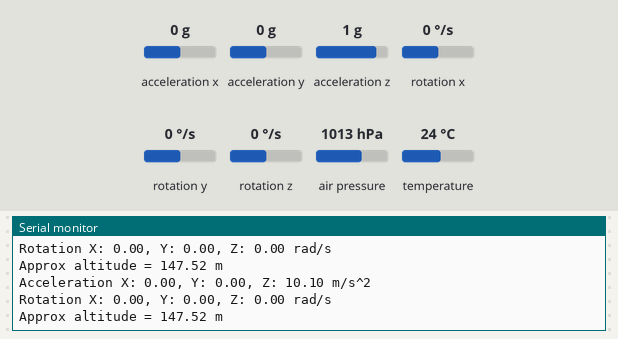
A sketch run on a simulated Arduino Leonardo, built with avr-gcc and run on an emulated ATmega32U4. Parts: the last lines printed to the serial monitor. Inputs (shaded band) come from the test bench; at power-on: acceleration x 0 g, acceleration y 0 g, acceleration z 1 g, rotation x 0 °/s, rotation y 0 °/s, rotation z 0 °/s, air pressure 1013 hPa, temperature 24 °C.

Above: at 6.3 s.
6.4 s: acceleration x set to -1.4 g
At 6.6 s:
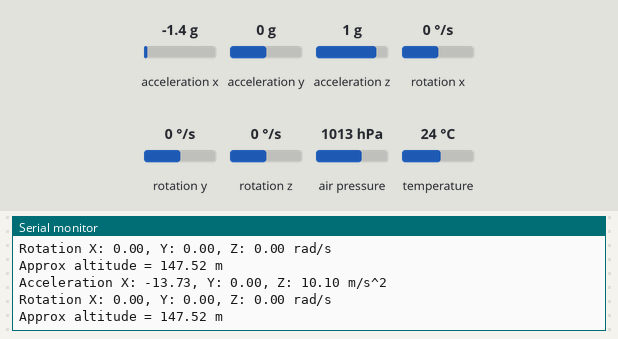
7.9 s: acceleration y set to -1.4 g
At 8.07 s:
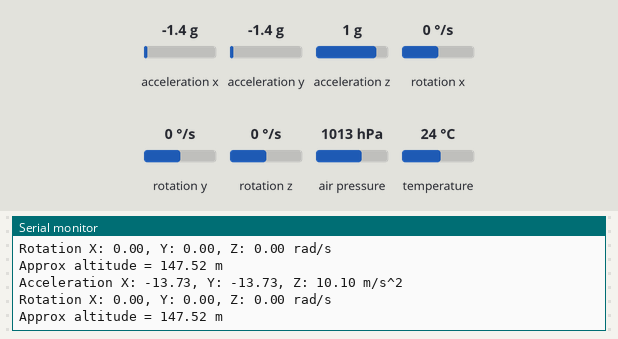
9.4 s: acceleration z set to -1.4 g
At 9.74 s:
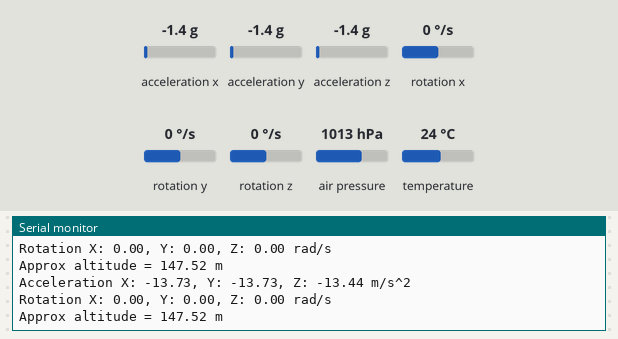
10.9 s: rotation x set to -192 °/s
At 11.21 s:
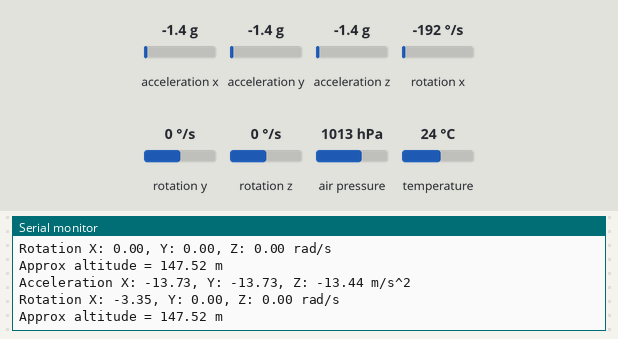
12.4 s: rotation y set to -192 °/s
At 12.67 s:
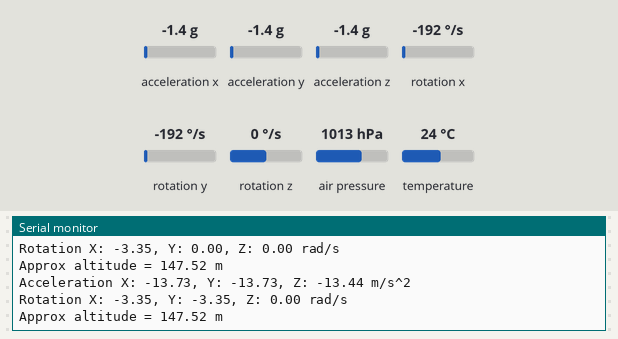

The sketch:

calisan_mpu6050_bmp280.ino
```cpp
// Basic demo for accelerometer readings from Adafruit MPU6050

#include <Adafruit_MPU6050.h>
#include <Adafruit_Sensor.h>
#include <Wire.h>
#include <SPI.h>
#include <Adafruit_BMP280.h>

#define BMP_SCK  (13)
#define BMP_MISO (12)
#define BMP_MOSI (11)
#define BMP_CS   (10)

Adafruit_MPU6050 mpu;
Adafruit_BMP280 bmp; // I2C

  float axOffset = 0, ayOffset = 0, azOffset = 0;
  float gxOffset = 0, gyOffset = 0, gzOffset = 0;

void setup(void) {
  Serial.begin(115200);
  while (!Serial)
    delay(10); // will pause Zero, Leonardo, etc until serial console opens

  Serial.println("Adafruit MPU6050 test!");

  // Try to initialize!
  if (!mpu.begin()) {
    Serial.println("Failed to find MPU6050 chip");
    while (1) {
      delay(10);
    }
  }
  Serial.println("MPU6050 Found!");

  mpu.setAccelerometerRange(MPU6050_RANGE_8_G);
  Serial.print("Accelerometer range set to: ");
  switch (mpu.getAccelerometerRange()) {
  case MPU6050_RANGE_2_G:
    Serial.println("+-2G");
    break;
  case MPU6050_RANGE_4_G:
    Serial.println("+-4G");
    break;
  case MPU6050_RANGE_8_G:
    Serial.println("+-8G");
    break;
  case MPU6050_RANGE_16_G:
    Serial.println("+-16G");
    break;
  }
  mpu.setGyroRange(MPU6050_RANGE_500_DEG);
  Serial.print("Gyro range set to: ");
  switch (mpu.getGyroRange()) {
  case MPU6050_RANGE_250_DEG:
    Serial.println("+- 250 deg/s");
    break;
  case MPU6050_RANGE_500_DEG:
    Serial.println("+- 500 deg/s");
    break;
  case MPU6050_RANGE_1000_DEG:
    Serial.println("+- 1000 deg/s");
    break;
  case MPU6050_RANGE_2000_DEG:
    Serial.println("+- 2000 deg/s");
    break;
  }

  mpu.setFilterBandwidth(MPU6050_BAND_21_HZ);
  Serial.print("Filter bandwidth set to: ");
  switch (mpu.getFilterBandwidth()) {
  case MPU6050_BAND_260_HZ:
    Serial.println("260 Hz");
    break;
  case MPU6050_BAND_184_HZ:
    Serial.println("184 Hz");
    break;
  case MPU6050_BAND_94_HZ:
    Serial.println("94 Hz");
    break;
  case MPU6050_BAND_44_HZ:
    Serial.println("44 Hz");
    break;
  case MPU6050_BAND_21_HZ:
    Serial.println("21 Hz");
    break;
  case MPU6050_BAND_10_HZ:
    Serial.println("10 Hz");
    break;
  case MPU6050_BAND_5_HZ:
    Serial.println("5 Hz");
    break;
  }

  sensors_event_t a, g, temp;
  mpu.getEvent(&a, &g, &temp);

    int up_to = 1000;

    for (int i = 0; i < up_to; i++) {

    axOffset += a.acceleration.x;
    ayOffset += a.acceleration.y;
    azOffset += a.acceleration.z;
    gxOffset += g.gyro.x;
    gyOffset += g.gyro.y;
    gzOffset += g.gyro.z;

    delay(5);
  }

  axOffset /= up_to;
  ayOffset /= up_to;
  azOffset /= up_to;
  gxOffset /= up_to;
  gyOffset /= up_to;
  gzOffset /= up_to;

  //bmp280

  while ( !Serial ) delay(100);   // wait for native usb
  Serial.println(F("BMP280 test"));
  unsigned status;
  //status = bmp.begin(BMP280_ADDRESS_ALT, BMP280_CHIPID);
  status = bmp.begin(0x76);
  if (!status) {
    Serial.println(F("Could not find a valid BMP280 sensor, check wiring or "
                      "try a different address!"));
    Serial.print("SensorID was: 0x"); Serial.println(bmp.sensorID(),16);
    Serial.print("        ID of 0xFF probably means a bad address, a BMP 180 or BMP 085\n");
    Serial.print("   ID of 0x56-0x58 represents a BMP 280,\n");
    Serial.print("        ID of 0x60 represents a BME 280.\n");
    Serial.print("        ID of 0x61 represents a BME 680.\n");
    while (1) delay(10);
  }

  /* Default settings from datasheet. */
  bmp.setSampling(Adafruit_BMP280::MODE_NORMAL,     /* Operating Mode. */
                  Adafruit_BMP280::SAMPLING_X2,     /* Temp. oversampling */
                  Adafruit_BMP280::SAMPLING_X16,    /* Pressure oversampling */
                  Adafruit_BMP280::FILTER_X16,      /* Filtering. */
                  Adafruit_BMP280::STANDBY_MS_500); /* Standby time. */

  //bmp280end

  Serial.println("");
  delay(100);

}

void loop() {

    sensors_event_t a, g, temp;
  mpu.getEvent(&a, &g, &temp);

  /* Print out the values */
  Serial.print("Acceleration X: ");
  Serial.print(a.acceleration.x - axOffset);
  Serial.print(", Y: ");
  Serial.print(a.acceleration.y - ayOffset);
  Serial.print(", Z: ");
  Serial.print(a.acceleration.z - azOffset +10.1); // gravity reg
  Serial.println(" m/s^2");

  Serial.print("Rotation X: ");
  Serial.print(g.gyro.x - gxOffset);
  Serial.print(", Y: ");
  Serial.print(g.gyro.y - gyOffset);
  Serial.print(", Z: ");
  Serial.print(g.gyro.z - gzOffset);
  Serial.println(" rad/s");

  //Serial.print("Temperature: ");
  //Serial.print(temp.temperature);
  //Serial.println(" degC");

  //Serial.println("");

  //bmp280start

  //Serial.print(F("Temperature = "));
  //Serial.print(bmp.readTemperature());
  //Serial.println(" *C");

  //Serial.print(F("Pressure = "));
  //Serial.print(bmp.readPressure());
  //Serial.println(" Pa");

  Serial.print(F("Approx altitude = "));
  Serial.print(bmp.readAltitude(1030.9)); /* Adjusted to local forecast! */
  Serial.println(" m");

  Serial.println();

  //bmp280end

  delay(200);

}
```

Measured:
- after the input at 6.4 s, the serial monitor: prints a new line at once (image 1)
- after the input at 7.9 s, the serial monitor: prints a new line at once (image 2)
- after the input at 9.4 s, the serial monitor: prints a new line after 0.18 s (image 3)
- after the input at 10.9 s, the serial monitor: prints a new line after 0.15 s (image 4)
- after the input at 12.4 s, the serial monitor: prints a new line after 0.12 s (image 5)
